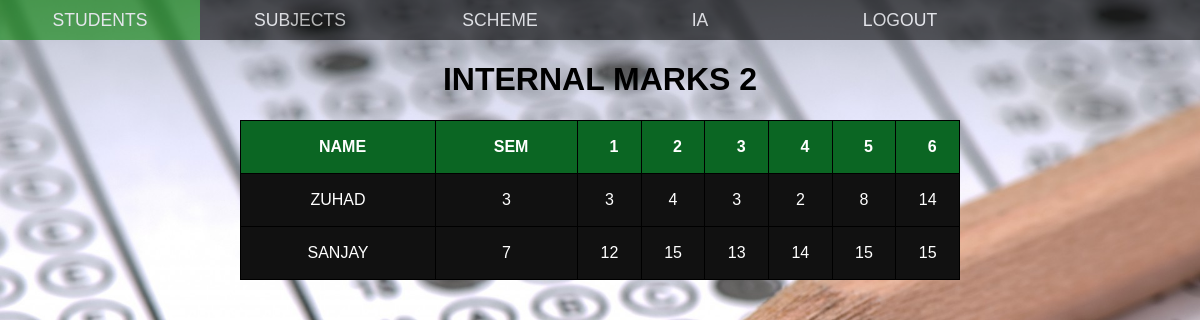
The page /show2.php on the database its author committed.
### tables this page shows
CREATE TABLE `ia2` (
  `id` int(11) NOT NULL,
  `name` varchar(255) NOT NULL,
  `sem` int(11) NOT NULL,
  `one` int(11) NOT NULL,
  `two` int(11) NOT NULL,
  `three` int(11) NOT NULL,
  `four` int(11) NOT NULL,
  `five` int(11) NOT NULL,
  `six` int(11) NOT NULL
);

### show2.php (the view, shortened to what this page needs)
<?php
  require('./include/db.php');
  $query = 'SELECT * FROM ia2 order by sem';
  $result = mysqli_query($conn, $query);
  $posts = mysqli_fetch_all($result, MYSQLI_ASSOC);
?>
<!DOCTYPE html>
<html>
<head>
    <link rel="stylesheet" href="./css/style.css">
</head>
<body>
    <header>
        <nav class="container">
                <ul>
                <li ><a href="students.php">STUDENTS</a></li>
                    <li ><a href="subjects.php">SUBJECTS</a></li>
                    <li ><a href="scheme.php">SCHEME</a></li>
                    <li ><a href="ia.php">IA</a></li>
                    <li><a href="logout.php">LOGOUT</a></li>
                </ul>
        </nav>
    </header>
    <div class="post">
    <h1 id="title">INTERNAL MARKS 2</h1>
        <div class="users">
            <table>
                <tr>
                <th>NAME</th>
                    <th>SEM</th>
                    <th>1</th>
                    <th>2</th>
                    <th>3</th>
                    <th>4</th>
                    <th>5</th>
                    <th>6</th>
                </tr>
                <?php foreach($posts as $post): ?>
                <tr>
                    <td><?php echo $post['name'];?></td>
                    <td><?php echo $post['sem'];?></td>
                    <td><?php echo $post['one'];?></td>
                    <td><?php echo $post['two'];?></td>
                    <td><?php echo $post['three'];?></td>
                    <td><?php echo $post['four'];?></td>
                    <td><?php echo $post['five'];?></td>
                    <td><?php echo $post['six'];?></td>
                </tr>
                <?php endforeach;?>
            </table>
        </div>
    </div>
</body>
</html>

### css/style.css (style rules this page uses)
body { font-family: 'Franklin Gothic Medium', 'Arial Narrow', 'Arial', 'sans-serif'; background: url('../images/cat-exam-wallpaper-0216.jpg'); background-size: cover; background-repeat: no-repeat; padding: 0; margin: 0; }
ul li a { text-decoration: none; color: white; display: block; }
ul { margin:0; padding: 0; list-style: none; width: 100%; }
ul li { float: left; width: 200px; height: 40px; color: white; line-height: 40px; text-align: center; font-size: 1.1rem; }
header { width: 100%; margin: 0; padding: 0; background-color: black; opacity: 0.6; }
.container { width: 100%; margin: auto; overflow: hidden; }
table { margin: auto; border-collapse: collapse; width: 60%; text-transform: uppercase; text-align: center; padding: 15px; background-color: #111; color: white; }
th { height: 50px; padding-left: 10px; }
td { height: 50px; }
table th, td { border:1px solid black; }
tr:first-child { background-color: #0B6623; }
.post h1 { text-align: center; }
.users tr { height: 50px; }

### rows shown on the page
ia2: name "ZUHAD", sem "3", one "3", two "4", three "3", four "2", five "8", six "14"
ia2: name "SANJAY", sem "7", one "12", two "15", three "13", four "14", five "15", six "15"
